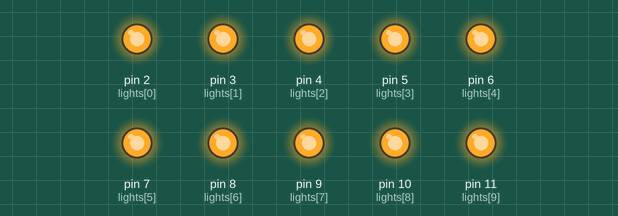
Simulated run of this sketch. Board: Arduino Uno, built with avr-gcc and run on an emulated ATmega328P. Shown: output pins drawn as LEDs (lit = HIGH).

Above: at 2.2 s.
At 2.7 s:
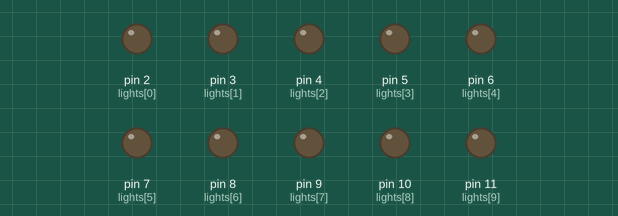
At 3.7 s:
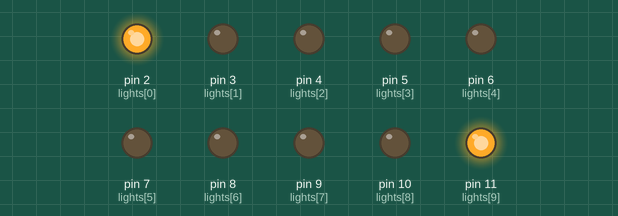
At 4.2 s:
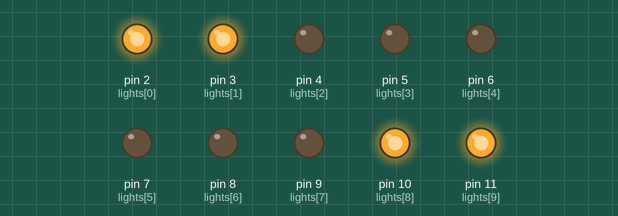
At 4.7 s:
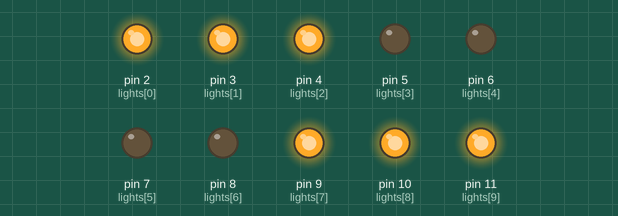
At 5.2 s:
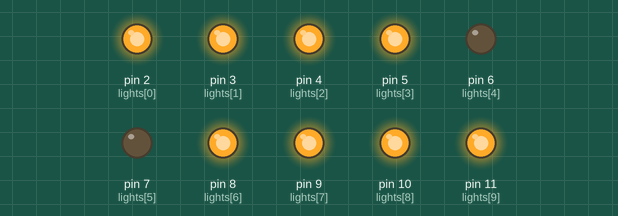
Timing chart, 0 to 10.0 s (numbered marks = the images above):
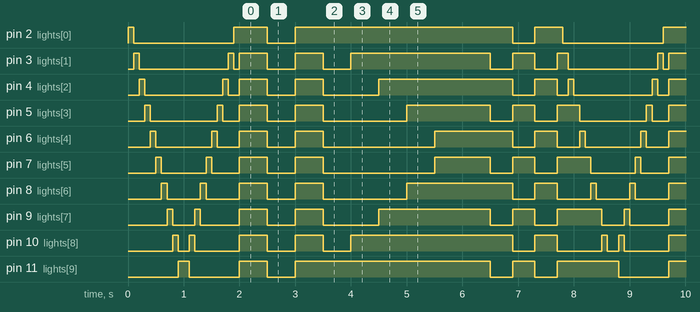

Measured:
- by itself, pin 2 (lights[0]): repeats every 7.7 s: LOW 1.8 s, HIGH 0.60 s, LOW 0.50 s, HIGH 3.9 s, LOW 0.40 s, HIGH 0.50 s
- by itself, pin 11 (lights[9]): repeats every 7.7 s: LOW 0.90 s, HIGH 0.50 s, LOW 0.50 s, HIGH 3.5 s, LOW 0.40 s, HIGH 0.40 s, LOW 0.40 s, HIGH 1.1 s
- by itself, pin 5 (lights[3]): repeats every 7.7 s: LOW 1.2 s, HIGH 0.10 s, LOW 0.30 s, HIGH 0.50 s, LOW 0.50 s, HIGH 0.50 s, LOW 1.5 s, HIGH 1.5 s, 2 × (LOW 0.40 s, HIGH 0.40 s)
- by itself, pin 3 (lights[1]): repeats every 7.7 s: LOW 1.6 s, HIGH 0.10 s, LOW 0.10 s, 2 × (HIGH 0.50 s, LOW 0.50 s), HIGH 2.5 s, LOW 0.40 s, HIGH 0.40 s, LOW 0.40 s, HIGH 0.20 s

The sketch:

Lab_02.ino
```cpp
//Thomas McKinstry
//LAB 2


//functions
void upDown(){
  int lights[]={2,3,4,5,6,7,8,9,10,11};
  for (int i = 0; i < 10; i++){
    digitalWrite(lights[i], HIGH);
    delay(100);
    digitalWrite(lights[i],LOW);
  }//end for loo
  for (int i = 9; i >=0; i--){
    digitalWrite(lights[i], HIGH);
    delay(100);
    digitalWrite(lights[i],LOW);
    }


}//end up down

void allOn(){
  digitalWrite(2, HIGH);
  digitalWrite(3, HIGH);
  digitalWrite(4, HIGH);
  digitalWrite(5, HIGH);
  digitalWrite(6, HIGH);
  digitalWrite(7, HIGH);
  digitalWrite(8, HIGH);
  digitalWrite(9, HIGH);
  digitalWrite(10,HIGH);
  digitalWrite(11,HIGH);

   delay(500);
  digitalWrite(2, LOW);
  digitalWrite(3, LOW);
  digitalWrite(4, LOW);
  digitalWrite(5, LOW);
  digitalWrite(6, LOW);
  digitalWrite(7, LOW);
  digitalWrite(8, LOW);
  digitalWrite(9, LOW);
  digitalWrite(10,LOW);
  digitalWrite(11,LOW);

  delay(500);
  digitalWrite(2, HIGH);
  digitalWrite(3, HIGH);
  digitalWrite(4, HIGH);
  digitalWrite(5, HIGH);
  digitalWrite(6, HIGH);
  digitalWrite(7, HIGH);
  digitalWrite(8, HIGH);
  digitalWrite(9, HIGH);
  digitalWrite(10,HIGH);
  digitalWrite(11,HIGH);

   delay(500);
  digitalWrite(2, LOW);
  digitalWrite(3, LOW);
  digitalWrite(4, LOW);
  digitalWrite(5, LOW);
  digitalWrite(6, LOW);
  digitalWrite(7, LOW);
  digitalWrite(8, LOW);
  digitalWrite(9, LOW);
  digitalWrite(10,LOW);
  digitalWrite(11,LOW);

}//end all on

 void comeIn(){
   int lights[]={2,3,4,5,6,7,8,9,10,11};
  for (int i = 0; i <= 5; i++){
    digitalWrite(lights[i], HIGH);
    digitalWrite(lights[9-i], HIGH);
    delay(500);

    //turn off lights


  }//end for loop

   digitalWrite(3, LOW);
   digitalWrite(5, LOW);
   digitalWrite(7, LOW);
   digitalWrite(9, LOW);
   digitalWrite(2, LOW);
   digitalWrite(4, LOW);
   digitalWrite(6, LOW);
   digitalWrite(8, LOW);
   digitalWrite(10,LOW);
   digitalWrite(11,LOW);

 }//end come in

 void redGreen(){
   //red on
   digitalWrite(2, HIGH);
   digitalWrite(4, HIGH);
   digitalWrite(6, HIGH);
   digitalWrite(8, HIGH);
   digitalWrite(10,HIGH);
   delay(400);
   digitalWrite(2, LOW);
   digitalWrite(4, LOW);
   digitalWrite(6, LOW);
   digitalWrite(8, LOW);
   digitalWrite(10,LOW);
   //green on
   digitalWrite(3, HIGH);
   digitalWrite(5, HIGH);
   digitalWrite(7, HIGH);
   digitalWrite(9, HIGH);
   digitalWrite(11,HIGH);
   delay(400);
   //red on
   digitalWrite(3, LOW);
   digitalWrite(5, LOW);
   digitalWrite(7, LOW);
   digitalWrite(9, LOW);
   digitalWrite(11, LOW);
   digitalWrite(2, HIGH);
   digitalWrite(4, HIGH);
   digitalWrite(6, HIGH);
   digitalWrite(8, HIGH);
   digitalWrite(10,HIGH);
   //digitalWrite(11,HIGH);
   delay(400);
   digitalWrite(2, LOW);
   digitalWrite(4, LOW);
   digitalWrite(6, LOW);
   digitalWrite(8, LOW);
   digitalWrite(10,LOW);
   //green on
   digitalWrite(3, HIGH);
   digitalWrite(5, HIGH);
   digitalWrite(7, HIGH);
   digitalWrite(9, HIGH);
   digitalWrite(11,HIGH);


 }


//setup

void setup(){
  pinMode(2, OUTPUT);
  pinMode(3, OUTPUT);
  pinMode(4, OUTPUT);
  pinMode(5, OUTPUT);
  pinMode(6, OUTPUT);
  pinMode(7, OUTPUT);
  pinMode(8, OUTPUT);
  pinMode(9, OUTPUT);
  pinMode(10, OUTPUT);
  pinMode(11, OUTPUT);


}

void loop(){
  upDown();
  allOn();
   comeIn();
  redGreen();
}
```
